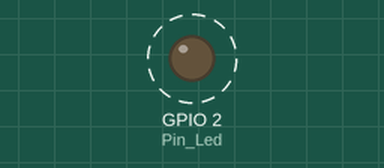
Simulated run of this sketch. Board: ESP32. Parts: output pins drawn as LEDs (lit = HIGH). Dashed ring = blinking. What the sketch prints to the serial monitor is not drawn.

Above: at 0.5 s.
Timing chart, 0 to 4.6 s (numbered marks = the images above):
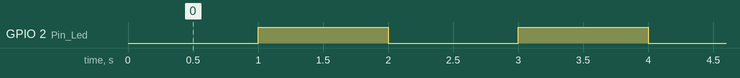

The sketch:

ESP32_MaqTimer.ino
```cpp
const int Pin_Led = 2;


void setup() {
  // Inicializacion del puerto serial
  Serial.begin(115200);

  pinMode(Pin_Led, OUTPUT);

  TimerInit();

  Timer_Disparar(0, 1000, 1000, Led);
}

void loop() {
  Timer_Analizar();
}

void Led()
{
    digitalWrite(Pin_Led, !digitalRead(Pin_Led));  // Invertir el estado del LED
}
```

MaquinaTimer.ino
```cpp
#define BASEDETIEMPO      1000
#define CANTIDAD_TIMERS   16

// Genero una estructura
typedef struct
{
  unsigned int  contador;
  unsigned int  recarga;
  char          fin;
  void (*func) (void);
}Struct_Timer;

// Declaro un vector de estructuras
Struct_Timer  Timer[CANTIDAD_TIMERS];

hw_timer_t *My_timer = NULL;  // Crear un puntero de tipo hw_timer_t

void IRAM_ATTR Systick_Handler();

//--------------------------------------

void TimerInit(void)
{
    // Inicializar el temporizador:
  // - timer 0
  // - prescaler 80 (frecuencia de 1 MHz)
  // - contador ascendente
  My_timer = timerBegin(0, 80, true);

  // Vincular la función de interrupción al temporizador
  timerAttachInterrupt(My_timer, Systick_Handler, true);

  // Configurar el temporizador para que dispare la interrupción cada 1 segundo (1,000,000 microsegundos)
  timerAlarmWrite(My_timer, 1000, true);

  // Habilitar la alarma del temporizador para que empiece a funcionar
  timerAlarmEnable(My_timer);

  Serial.println("Timer inicializado..");
}

void IRAM_ATTR Systick_Handler()
{
  // Aca entro cada 1ms = 1000Hz
  Timer_Descontar();
}

void Timer_Inicializar(char NumeroTimer)
{
  Timer[NumeroTimer].contador = 0;
  Timer[NumeroTimer].recarga = 0;
  Timer[NumeroTimer].fin = 0;
  Timer[NumeroTimer].func = 0;
}

void Timer_Disparar(char NumeroTimer, unsigned int tiempo, unsigned int tiempoRecarga, void (*func)(void))
{
  // Esta funcion es la que se encarga de configurar la temporizacion
  Timer[NumeroTimer].contador = tiempo;
  Timer[NumeroTimer].fin = 0;
  Timer[NumeroTimer].recarga = tiempoRecarga;
  Timer[NumeroTimer].func = func;
}

void Timer_Analizar(void)
{
  // Esta se encarga del analizar que el contador haya llegado a cero y realizar la accion de fin
  // La voy a llamar dentro del loop

  for(int i = 0 ; i < CANTIDAD_TIMERS ; i++)
  {
    if(Timer[i].fin == 1)
    {
      Timer[i].fin = 0;

      if(Timer[i].func != 0)
        Timer[i].func();
    }
  }
}

void Timer_Descontar(void)
{
  for(int i = 0 ; i < CANTIDAD_TIMERS ; i++)
  {
    // Esta funcion se encarga de descontar el contador, la tengo q llamar SystickHandler
    if(Timer[i].contador > 0)
    {
      Timer[i].contador--;
      if(Timer[i].contador == 0)
      {
        Timer[i].fin = 1;

        Timer[i].contador = Timer[i].recarga;
      }
    }
  }
}
```

Measured:
- by itself, GPIO 2 (Pin_Led): alternates HIGH for 1.0 s and LOW for 1.0 s
